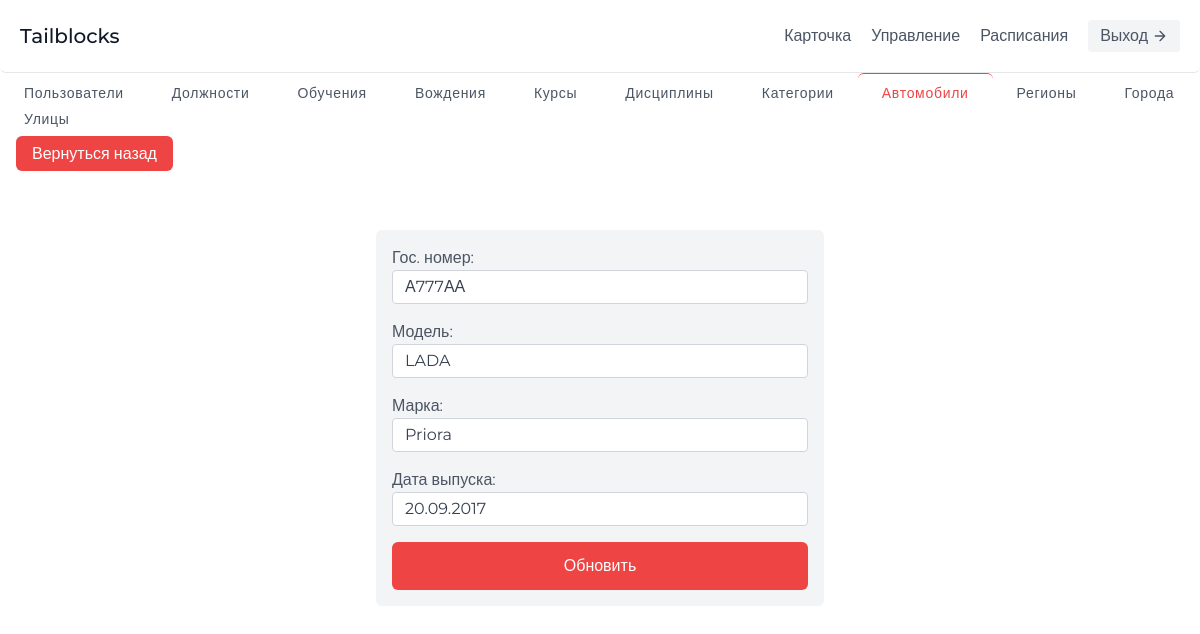
Page /control/car/1/update on the committed database.
### app/models.py (models this page shows, shortened)
class Car(models.Model):
    gos_number = models.CharField(max_length=8, verbose_name='Гос. номер')
    model = models.CharField(max_length=255, verbose_name='Модель')
    mark = models.CharField(max_length=255, verbose_name='Марка')
    date_release = models.DateField(verbose_name='Дата выпуска')
    class Meta:
        verbose_name = 'автомобиль'
        verbose_name_plural = 'автомобили'

### app/views.py (the view)
# urls.py: path('control/car/<id>/update', ControlView.autosControlUpdatePage, name='update-car'),
    def autosControlUpdatePage(request, id):
        auto = Car.objects.get(id=id)
        if request.method == 'GET':
            form = WorkerPostCarForm(instance=auto)
            return render(request, 'worker/forms/update-car.html', {'form': form})
        elif request.method == 'POST':
            form = WorkerPostCarForm(request.POST, instance=auto)
            if form.is_valid():
                form.save()
                return redirect('/control/cars/')

### app/forms.py
class WorkerPostCarForm(forms.ModelForm):
    class Meta:
        model = Car
        fields = '__all__'

### templates/worker/forms/update-car.html (shortened to what this page needs)
{% extends '../../base.html' %}
{% load static %}
{% block content %}
	{% block header %}
		{% include '../includes/header-2.html' %}
	{% endblock header %}
	<main>
		<section class="text-gray-600 body-font">
			<div class="flex mx-auto flex-wrap mb-4">
				<a
					class="px-6 w-auto justify-center text-sm font-medium inline-flex items-center leading-none border-gray-200 hover:text-gray-900 hover:bg-gray-100 tracking-wider transition-all ease-in-out"
					href="{% url 'control-users' %}"
				>
					Пользователи
				</a>
				<a
					class="px-6 w-auto justify-center text-sm font-medium inline-flex items-center leading-none border-gray-200 hover:text-gray-900 hover:bg-gray-100 tracking-wider transition-all ease-in-out"
					href="{% url 'control-posts' %}"
				>
					Должности
				</a>
				<a
					class="px-6 w-auto justify-center text-sm font-medium inline-flex items-center leading-none border-gray-200 hover:text-gray-900 hover:bg-gray-100 tracking-wider transition-all ease-in-out"
					href="{% url 'control-trainings' %}"
				>
					Обучения
				</a>
				<a
					class="px-6 w-auto justify-center text-sm font-medium inline-flex items-center leading-none border-gray-200 hover:text-gray-900 hover:bg-gray-100 tracking-wider transition-all ease-in-out"
					href="{% url 'control-drivings' %}"
				>
					Вождения
				</a>
				<a
					class="px-6 w-auto justify-center text-sm font-medium inline-flex items-center leading-none border-gray-200 hover:text-gray-900 hover:bg-gray-100 tracking-wider transition-all ease-in-out"
					href="{% url 'control-courses' %}"
				>
					Курсы
				</a>
				<a
					class="px-6 w-auto justify-center text-sm font-medium inline-flex items-center leading-none border-gray-200 hover:text-gray-900 hover:bg-gray-100 tracking-wider transition-all ease-in-out"
					href="{% url 'control-disciplines' %}"
				>
					Дисциплины
				</a>
				<a
					class="px-6 w-auto justify-center text-sm font-medium inline-flex items-center leading-none border-gray-200 hover:text-gray-900 hover:bg-gray-100 tracking-wider transition-all ease-in-out"
					href="{% url 'control-categories' %}"
				>
					Категории
				</a>
				<a
					class="w-auto justify-center border-t text-sm px-6 font-medium inline-flex items-center leading-none border-red-500 text-red-500 tracking-wider py-3"
				>
					Автомобили
				</a>
				<a
					class="px-6 w-auto justify-center text-sm font-medium inline-flex items-center leading-none border-gray-200 hover:text-gray-900 hover:bg-gray-100 tracking-wider transition-all ease-in-out"
					href="{% url 'control-regions' %}"
				>
					Регионы
				</a>
				<a
					class="px-6 w-auto justify-center text-sm font-medium inline-flex items-center leading-none border-gray-200 hover:text-gray-900 hover:bg-gray-100 tracking-wider transition-all ease-in-out"
					href="{% url 'control-cities' %}"
				>
					Города
				</a>
				<a
					class="px-6 w-auto justify-center text-sm font-medium inline-flex items-center leading-none border-gray-200 hover:text-gray-900 hover:bg-gray-100 tracking-wider transition-all ease-in-out"
					href="{% url 'control-streets' %}"
				>
					Улицы
				</a>
			</div>
			<div class="mb-4 ml-4">
				<a class="bg-red-500 text-white hover:bg-red-600 ease-in-out transition-all px-4 py-2 rounded-md" href="{% url 'control-courses' %}">
					Вернуться назад
				</a>
			</div>
			<div class="max-w-md py-12 mx-auto">
				<form method="POST" action="" class="w-full items-center p-4 bg-gray-100 grid gap-4">
					{% csrf_token %} {{ form.as_div }}
					<button
						class="text-white bg-red-500 border-0 font-medium py-3 px-5 ease-in-out transition-all focus:outline-none hover:bg-red-600 rounded-md"
						type="submit"
					>
						Обновить
					</button>
				</form>
			</div>
		</section>
	</main>
{% endblock content %}

### static/css/styles.css (style rules this page uses)
*, html { margin: 0; padding: 0; }

### rows in the picture
Car: gos_number "А777АА", model "LADA", mark "Priora", date_release "20.09.2017"
